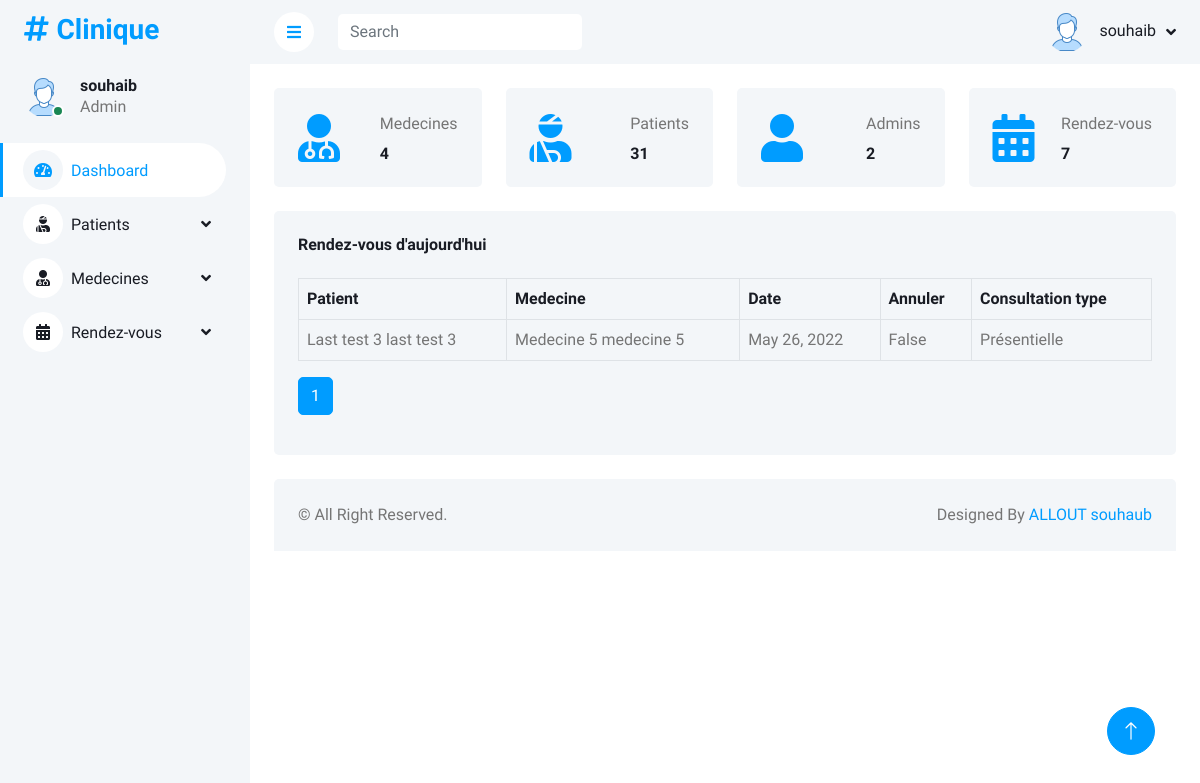
The app's page / (signed in) with its own data.
### allout_souhaib/models.py (models this page shows, shortened)
class RenderVous(models.Model):
    date = models.DateField(null=True)
    anuuler = models.BooleanField(default=False,null=True)
    medecin = models.ForeignKey('Medecin', on_delete=models.CASCADE)
    patient = models.ForeignKey('Patient', on_delete=models.CASCADE)
    consultation = models.ForeignKey('Consultation', on_delete=models.CASCADE)

class Patient(models.Model):
    nom = models.CharField(max_length=45)
    prenom = models.CharField(max_length=45)
    email = models.CharField(max_length=45, unique=True)
    dateNaissance = models.DateField(null=True)

class Medecin(models.Model):
    nom = models.CharField(max_length=45)
    prenom = models.CharField(max_length=45)
    specialite_choices = [
        ('General', 'General'),
        ('Anesthesiology', 'Anesthesiology'),
        ('Dermatology', 'Dermatology'),
        ('Diagnostic radiology', 'Diagnostic radiology'),
        ('Medical genetics', 'Medical genetics'),
        ('Internal medicine', 'Internal medicine'),
    ]
    specialite = models.CharField(max_length=45, choices=specialite_choices)

class Consultation(models.Model):
    consultation_choices = [
        ('Présentielle', 'Présentielle'),
        ('Distantielle', 'Distantielle'),
    ]
    type = models.CharField(max_length=45, choices=consultation_choices)
    description = models.CharField(max_length=300)
    traitement = models.CharField(max_length=100)

### allout_souhaib/views.py (the view)
# urls.py: path('', views.dashboard),
def dashboard(request):
    if request.user.is_authenticated:
        dates = RenderVous.objects.filter(date=datetime.date.today()).order_by('-id')
        nbdocteur = Medecin.objects.count()
        nbpatients = Patient.objects.count()
        nbadmins = User.objects.count()
        nbrndezvous = RenderVous.objects.count()
        p = Paginator(dates, 10)
        page_number = request.GET.get('page')
        try:
            page_obj = p.get_page(page_number)
        except PageNotAnInteger:
            page_obj = p.page(1)
        except EmptyPage:
            page_obj = p.page(p.num_pages)
        context = {'page_obj': page_obj, 'page':p ,'title': 'index', 'nbdocteur': nbdocteur, 'nbpatients': nbpatients,
                   'nbadmins': nbadmins, 'nbrndezvous': nbrndezvous}
        return render(request, "index.html", context)
    else:
        return redirect('/login')

### templates/index.html (shortened to what this page needs)
<!DOCTYPE html>
<html lang="en">
<head>
    {% include 'includes/cssfiles.html' %}
</head>
<body>
<div class="container-xxl position-relative bg-white d-flex p-0">
    {% include 'includes/sidebar.html' %}
    <div class="content">
        {% include 'includes/header.html' %}
        <div class="container-fluid pt-4 px-4">
            <div class="row g-4">
                <div class="col-sm-6 col-xl-3">
                    <div class="bg-light rounded d-flex align-items-center justify-content-between p-4">
                        <i class="fa fa-user-md fa-3x text-primary"></i>
                        <div class="ms-3">
                            <p class="mb-2">Medecines</p>
                            <h6 class="mb-0">{{ nbdocteur }}</h6>
                        </div>
                    </div>
                </div>
                <div class="col-sm-6 col-xl-3">
                    <div class="bg-light rounded d-flex align-items-center justify-content-between p-4">
                        <i class="fa fa-user-injured fa-3x text-primary"></i>
                        <div class="ms-3">
                            <p class="mb-2">Patients</p>
                            <h6 class="mb-0">{{nbpatients}}</h6>
                        </div>
                    </div>
                </div>
                <div class="col-sm-6 col-xl-3">
                    <div class="bg-light rounded d-flex align-items-center justify-content-between p-4">
                        <i class="fa fa-user fa-3x text-primary"></i>
                        <div class="ms-3">
                            <p class="mb-2">Admins</p>
                            <h6 class="mb-0">{{nbadmins}}</h6>
                        </div>
                    </div>
                </div>
                <div class="col-sm-6 col-xl-3">
                    <div class="bg-light rounded d-flex align-items-center justify-content-between p-4">
                        <i class="fa fa-calendar-alt fa-3x text-primary"></i>
                        <div class="ms-3">
                            <p class="mb-2">Rendez-vous</p>
                            <h6 class="mb-0">{{nbrndezvous}}</h6>
                        </div>
                    </div>
                </div>
            </div>
        </div>
        <div class="container-fluid pt-4 px-4">
            <div class="bg-light text-center rounded p-4">
                <div class="d-flex align-items-center justify-content-between mb-4">
                    <h6 class="mb-0">Rendez-vous d'aujourd'hui</h6>
                </div>
                <div class="table-responsive">
                    <table class="table text-start align-middle table-bordered table-hover mb-0">
                        <thead>
                        <tr class="text-dark">
                            <th scope="col">Patient</th>
                            <th scope="col">Medecine</th>
                            <th scope="col">Date</th>
                            <th scope="col">Annuler</th>
                            <th scope="col">Consultation type</th>
                        </tr>
                        </thead>
                        <tbody>
                        {% for d in page_obj.object_list %}
                            <tr>
                                <td>{{ d.patient.nom }} {{ d.patient.prenom }}</td>
                                <td>{{ d.medecin.nom }} {{ d.medecin.prenom }}</td>
                                <td>{{ d.date }}</td>
                                <td>{{ d.anuuler }}</td>
                                <td>{{ d.consultation.type }}</td>
                            </tr>
                        {% endfor %}
                        </tbody>
                    </table>
                    <nav aria-label="Page navigation example">
                        <ul class="pagination mt-3">
                            {% for p in page.page_range %}
                                <li class="page-item {% if p == page_obj.number %} active {% endif %}"><a
                                        class="page-link"
                                        href="?page={{ p }}">{{ p }}</a>
                                </li>
                            {% endfor %}
                        </ul>
                    </nav>
                </div>
            </div>
        </div>
        {% include 'includes/footer.html' %}
    </div>
    <a href="#" class="btn btn-lg btn-primary btn-lg-square back-to-top"><i class="bi bi-arrow-up"></i></a>
</div>
</body>
</html>

### templates/includes/sidebar.html (shortened to what this page needs)
{% load static %}
<div class="sidebar pe-4 pb-3">
    <nav class="navbar bg-light navbar-light">
        <a href="index.html" class="navbar-brand mx-4 mb-3">
            <h3 class="text-primary"><i class="fa fa-hashtag me-2"></i>Clinique</h3>
        </a>
        <div class="d-flex align-items-center ms-4 mb-4">
            <div class="position-relative">
                <img class="rounded-circle" src="{% static 'user_images/default.png' %}" alt="" style="width: 40px; height: 40px;">
                <div class="bg-success rounded-circle border border-2 border-white position-absolute end-0 bottom-0 p-1"></div>
            </div>
            <div class="ms-3">
                <h6 class="mb-0">{{ user.username }}</h6>
                <span>Admin</span>
            </div>
        </div>
        <div class="navbar-nav w-100">
            <a href="/" class="nav-item nav-link active"><i class="fa fa-tachometer-alt me-2"></i>Dashboard</a>
            <div class="nav-item dropdown">
                <a href="#" class="nav-link dropdown-toggle" data-bs-toggle="dropdown"><i class="fa fa-user-injured me-2"></i>Patients</a>
            </div>
            <div class="nav-item dropdown">
                <a href="#" class="nav-link dropdown-toggle" data-bs-toggle="dropdown"><i class="fas fa-user-md me-2"></i>Medecines</a>
            </div>
            <div class="nav-item dropdown">
                <a href="#" class="nav-link dropdown-toggle" data-bs-toggle="dropdown"><i class="fa fa-calendar-alt me-2"></i>Rendez-vous</a>
            </div>
        </div>
    </nav>
</div>

### templates/includes/header.html (shortened to what this page needs)
{% load static %}
<nav class="navbar navbar-expand bg-light navbar-light sticky-top px-4 py-0">
                <a href="#" class="sidebar-toggler flex-shrink-0">
                    <i class="fa fa-bars"></i>
                </a>
                <form class="d-none d-md-flex ms-4">
                    <input class="form-control border-0" type="search" placeholder="Search">
                </form>
                <div class="navbar-nav align-items-center ms-auto">
                    <div class="nav-item dropdown">
                        <a href="#" class="nav-link dropdown-toggle" data-bs-toggle="dropdown">
                            <img class="rounded-circle me-lg-2" src="{% static 'user_images/default.png' %}" alt="" style="width: 40px; height: 40px;">
                            <span class="d-none d-lg-inline-flex">{{ user.username }}</span>
                        </a>
                    </div>
                </div>
            </nav>

### allout_souhaib/static/css/style.css (style rules this page uses)
:root { --primary: #009CFF; --light: #F3F6F9; --dark: #191C24; }
.back-to-top { position: fixed; display: none; right: 45px; bottom: 45px; z-index: 99; }
.btn { transition: .5s; }
.btn.btn-primary { color: #FFFFFF; }
.btn-lg-square { width: 48px; height: 48px; }
.btn-square, .btn-sm-square, .btn-lg-square { padding: 0; display: inline-flex; align-items: center; justify-content: center; font-weight: normal; border-radius: 50px; }
.sidebar { position: fixed; top: 0; left: 0; bottom: 0; width: 250px; height: 100vh; overflow-y: auto; background: var(--light); transition: 0.5s; z-index: 999; }
.content { margin-left: 250px; min-height: 100vh; background: #FFFFFF; transition: 0.5s; }
@media (min-width: 992px) { .sidebar { margin-left: 0; } }
@media (min-width: 992px) { .content { width: calc(100% - 250px); } }
.sidebar .navbar .navbar-nav .nav-link { padding: 7px 20px; color: var(--dark); font-weight: 500; border-left: 3px solid var(--light); border-radius: 0 30px 30px 0; outline: none; }
.sidebar .navbar .navbar-nav .nav-link:hover, .sidebar .navbar .navbar-nav .nav-link.active { color: var(--primary); background: #FFFFFF; border-color: var(--primary); }
.sidebar .navbar .navbar-nav .nav-link i { width: 40px; height: 40px; display: inline-flex; align-items: center; justify-content: center; background: #FFFFFF; border-radius: 40px; }
.sidebar .navbar .navbar-nav .nav-link:hover i, .sidebar .navbar .navbar-nav .nav-link.active i { background: var(--light); }
.sidebar .navbar .dropdown-toggle::after { position: absolute; top: 15px; right: 15px; border: none; content: "\f107"; font-family: "Font Awesome 5 Free"; font-weight: 900; transition: .5s; }
.content .navbar .navbar-nav .nav-link { margin-left: 25px; padding: 12px 0; color: var(--dark); outline: none; }
.content .navbar .sidebar-toggler, .content .navbar .navbar-nav .nav-link i { width: 40px; height: 40px; display: inline-flex; align-items: center; justify-content: center; background: #FFFFFF; border-radius: 40px; }
.content .navbar .dropdown-toggle::after { margin-left: 6px; vertical-align: middle; border: none; content: "\f107"; font-family: "Font Awesome 5 Free"; font-weight: 900; transition: .5s; }

### records on screen
RenderVous: patient.nom "Last test 3", patient.prenom "last test 3", medecin.nom "Medecine 5", medecin.prenom "medecine 5", date "May 26, 2022", anuuler "False", consultation.type "Présentielle"

### other values on screen
{{ user.username }} "souhaib"
{{ nbdocteur }} "4"
{{ nbpatients }} "31"
{{ nbadmins }} "2"
{{ nbrndezvous }} "7"
{{ p }} "1"
